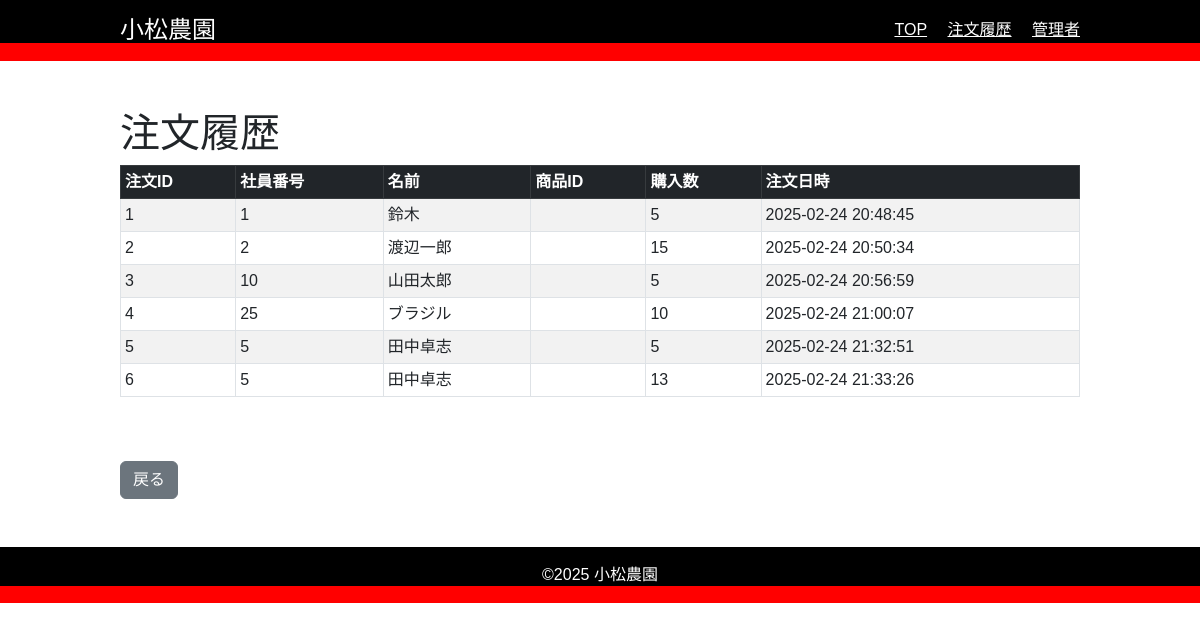
The page /orders on the database as committed earlier.
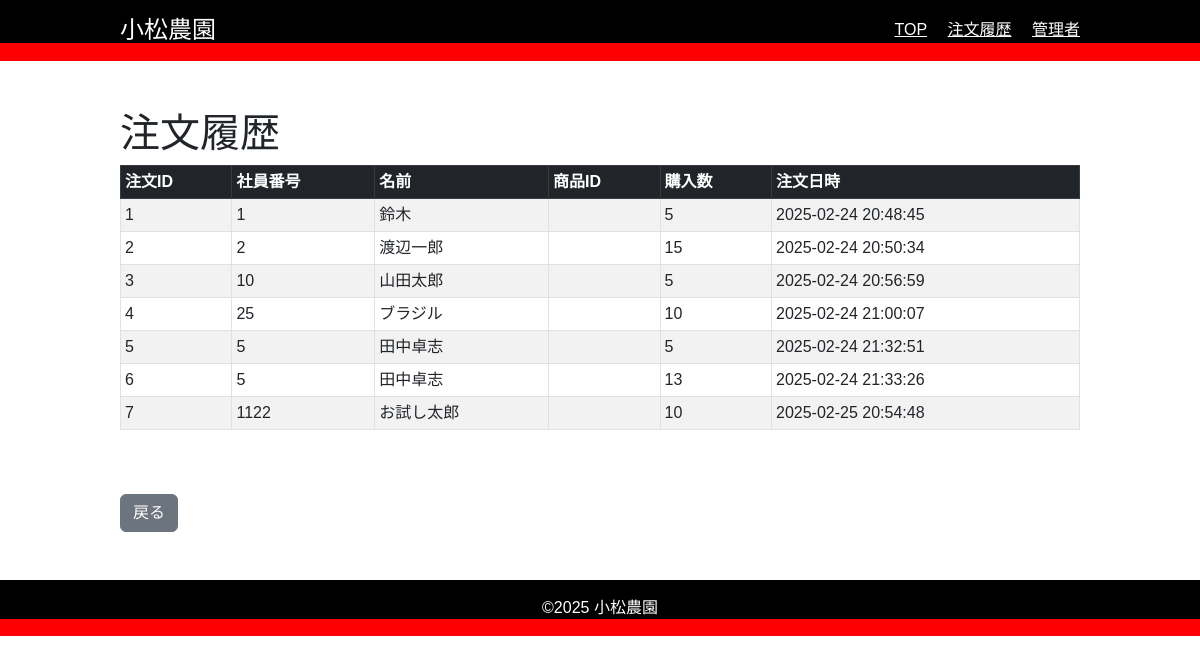
The same page on the database as committed later.
### app.py (models this page shows)
class Orders(db.Model):
    id = db.Column(db.Integer, primary_key=True)
    employee_id = db.Column(db.String(50), nullable=False)
    name = db.Column(db.String(100), nullable=False)
    vegetable_id = db.Column(db.Integer, db.ForeignKey('vegetables.id'), nullable=False)
    quantity = db.Column(db.Integer, nullable=False)
    order_date = db.Column(db.String(100), nullable=False)

### app.py (the view)
@app.route('/orders')
def order_history():
    orders = db.session.query(
        Orders.id,
        Orders.employee_id,
        Orders.name,
        Vegetables.name.label("vegetable_name"),
        (Vegetables.price * Orders.quantity).label("total_price"),
        Orders.quantity,
        Orders.order_date
    ).join(Vegetables, Orders.vegetable_id == Vegetables.id).all()
    return render_template('orders.html', orders=orders)

### templates/orders.html (shortened to what this page needs)
<!DOCTYPE html>
<html lang="ja">
<head>
    <link href="https://cdn.jsdelivr.net/npm/bootstrap@5.3.0/dist/css/bootstrap.min.css" rel="stylesheet">
    <link rel="stylesheet" href="../static/style.css">
</head>
<body>
    <header class="header-footer text-white py-3">
        <div class="container-custom d-flex justify-content-between align-items-center">
            <h1 class="h4 mb-0">小松農園</h1>
            <nav>
                <a href="index.html" class="text-white me-3">TOP</a>
                <a href="order-history.html" class="text-white me-3">注文履歴</a>
                <a href="admin-settings.html" class="text-white">管理者</a>
            </nav>
        </div>
    </header>
    <div class="container-custom">
        <h1 class="text-start mt-5">注文履歴</h1>
        <div class="table-responsive">
            <table class="table table-striped table-bordered table-sm">
                <thead class="table-dark">
                    <tr>
                        <th>注文ID</th>
                        <th>社員番号</th>
                        <th>名前</th>
                        <th>商品ID</th>
                        <th>購入数</th>
                        <th>注文日時</th>
                    </tr>
                </thead>
                <tbody>
                    {% for order in orders %}
                    <tr>
                        <td>{{ order.id }}</td>
                        <td>{{ order.employee_id }}</td>
                        <td>{{ order.name }}</td>
                        <td>{{ order.vegetable_id }}</td>
                        <td>{{ order.quantity }}</td>
                        <td>{{ order.order_date }}</td>
                    </tr>
                    {% else %}
                    <tr>
                        <td colspan="6" class="text-center">注文履歴がありません。</td>
                    </tr>
                    {% endfor %}
                </tbody>
            </table>
        </div>
        <div class="mt-5">
            <a href="{{ url_for('index') }}" class="btn btn-secondary">戻る</a>
        </div>
    </div>
    <footer class="header-footer text-white text-center py-3 mt-5">
        <p class="mb-0">&copy;2025 小松農園</p>
    </footer>
</body>
</html>

### static/style.css (style rules this page uses)
body { font-family: Arial, sans-serif; margin: 0; padding: 0; }
.container-custom { max-width: 960px; margin: 0 auto; }

### static/header.css (style rules this page uses)
.header-footer { background: linear-gradient(to bottom, black 70%, red 30%); color: white; }

### static/layout.css (style rules this page uses)
.container-custom { max-width: 960px; margin: 0 auto; }

Rows that differ between the two databases and show on the page:
added Orders: id "7", employee_id "1122", name "お試し太郎", quantity "10", order_date "2025-02-25 20:54:48"
